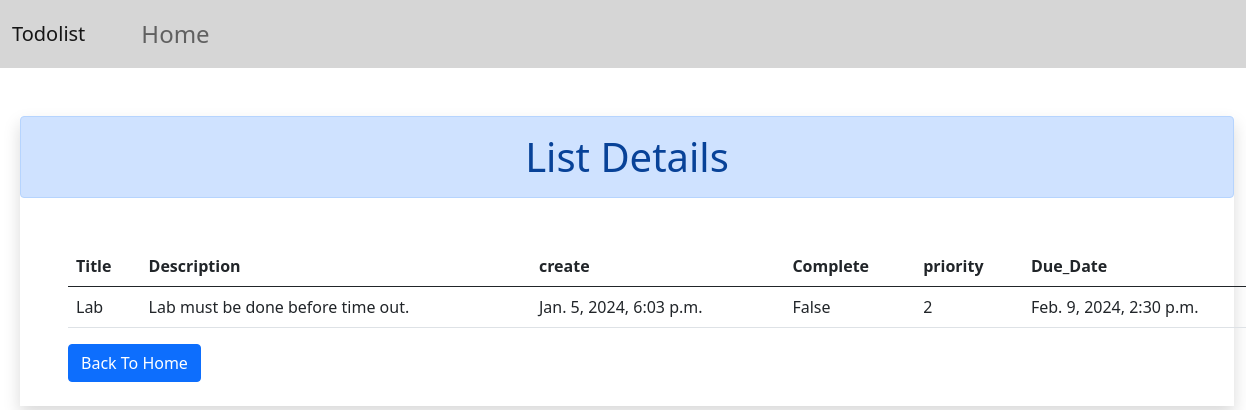
The page /det/5/ on the database as committed earlier.
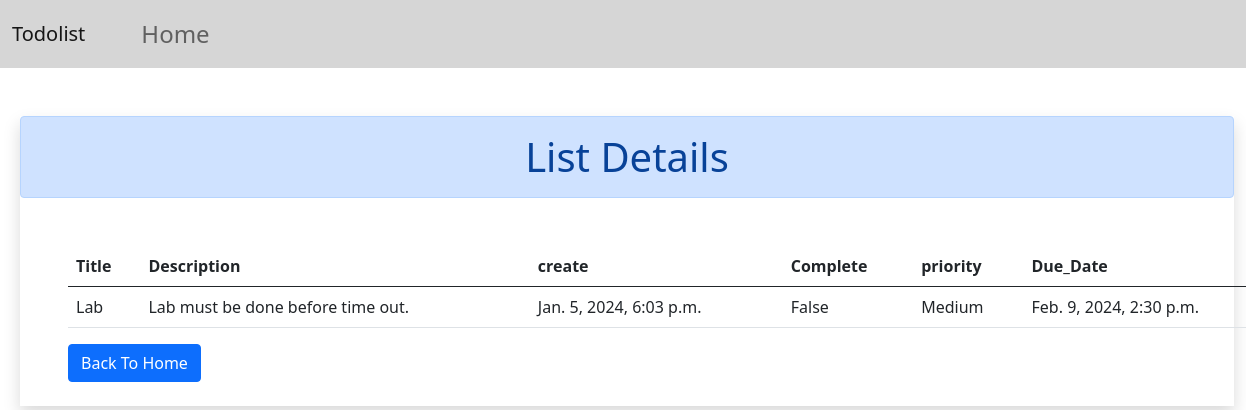
The same page on the database as committed later.
### task/models.py (models this page shows, shortened)
class task(models.Model):
  priority_choices =[
  ('Low','Low'),
  ('Medium','Medium'),
  ('High','High'),
]
  status_choices=[
    ('Pause','Pause'),
    ('In progress','in Progress'),
    ('Complete','Complete'),
  ]
  user=models.ForeignKey(User,on_delete=models.CASCADE)
  title=models.CharField(max_length=100)
  description=models.TextField()
  complete=models.BooleanField(default=False)
  create=models.DateTimeField(auto_now_add=True)
  task_priority=models.CharField(choices=priority_choices,max_length=30)
  due_date=models.DateTimeField()
  status=models.CharField(choices=status_choices,max_length=50)

### task/views.py (the view)
# urls.py: path('det/<int:id>/',views.detail, name='det'),
def detail(request,id):
    lst=task.objects.get(pk=id)
    return render(request,'task/details.html',{'lst':lst})

### task/templates/task/details.html
{% extends 'task/base.html' %}
{% load static %}
{% block content%}
<div class=" shadow ms-2 mt-5">
<h1 class=" alert alert-primary my-5 mt-5 text-center">List Details</h1>
    <table class="table ms-5">
        <thead>
          <tr>
            <th scope="col">Title</th>
            <th scope="col">Description</th>
            <th scope="col">create</th>
            <th scope="col">Complete</th>
            <th scope="col">priority</th>
            <th scope="col">Due_Date</th>
          </tr>
        </thead>
        <tbody>
          <tr>
            <td>{{lst.title}}</td>
            <td>{{lst.description}}</td>
            <td>{{lst.create}}</td>
            <td>{{lst.complete}}</td>
            <td>{{lst.task_priority}}</td>
            <td>{{lst.due_date}}</td>
          </tr>
        </tbody>
      </table>
<a href="{% url 'hm' %}" class="btn btn-primary ms-5">Back To Home</a>
<br><br>
</div>
{% endblock content %}

### task/templates/task/base.html (shortened to what this page needs)
<!DOCTYPE html>
{% load static %}
<html lang="en">
<head>
    <link rel="stylesheet" href="{% static 'task/css/bootstrap.min.css' %}">
    <link rel="stylesheet" href="https://cdnjs.cloudflare.com/ajax/libs/font-awesome/4.7.0/css/font-awesome.min.css">
    <link rel="stylesheet" media="screen and (max-width:998)"  href="{% static 'task/css/phone.css' %}">
</head>
<nav class="navbar navbar-expand-lg navbar-light bg-body-tertiary navbar fs-4 ms-0 ">
    <div class="container-fluid">
      <a class="navbar-brand me-2" href="#">Todolist
      </a>
      <div class="collapse navbar-collapse" id="navbarButtonsExample">
        <ul class="navbar-nav me-auto mb-2 mb-lg-0 ms-4">
          <li class="nav-item ms-2">
            <a class="nav-link ms-2" href="{% url 'hm' %}">Home</a>
          </li>
        </ul>
      </div>
    </div>
  </nav>
<body>
    <div class="container-fluid ">
    {% block content %}
    {% endblock content %}
</div>
</body>
</html>

### task/static/task/css/phone.css (style rules this page uses)
.navbar { flex-direction: column; }

### task/templates/task/base.html (style rules this page uses)
.nav-item { text-align:left; }
.navbar { background-color:#d6d6d6; }

Rows that differ between the two databases and show on the page:
changed task "Lab": task_priority "2" → "Medium"
